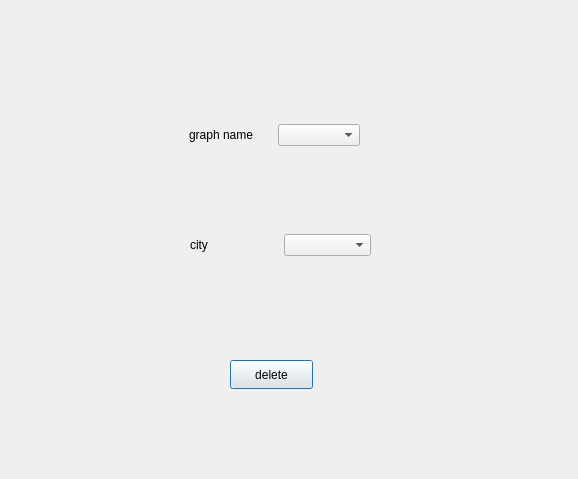
<?xml version="1.0" encoding="UTF-8"?>
<ui version="4.0">
 <class>removeCitypage</class>
 <widget class="QDialog" name="removeCitypage">
  <property name="geometry">
   <rect>
    <x>0</x>
    <y>0</y>
    <width>578</width>
    <height>479</height>
   </rect>
  </property>
  <property name="windowTitle">
   <string>Dialog</string>
  </property>
  <widget class="QPushButton" name="pushButton">
   <property name="geometry">
    <rect>
     <x>230</x>
     <y>360</y>
     <width>83</width>
     <height>29</height>
    </rect>
   </property>
   <property name="text">
    <string>delete</string>
   </property>
  </widget>
  <widget class="QWidget" name="">
   <property name="geometry">
    <rect>
     <x>189</x>
     <y>120</y>
     <width>171</width>
     <height>30</height>
    </rect>
   </property>
   <layout class="QHBoxLayout" name="horizontalLayout">
    <item>
     <widget class="QLabel" name="label">
      <property name="text">
       <string>graph name</string>
      </property>
     </widget>
    </item>
    <item>
     <widget class="QComboBox" name="comboBox"/>
    </item>
   </layout>
  </widget>
  <widget class="QWidget" name="">
   <property name="geometry">
    <rect>
     <x>190</x>
     <y>230</y>
     <width>181</width>
     <height>30</height>
    </rect>
   </property>
   <layout class="QHBoxLayout" name="horizontalLayout_2">
    <item>
     <widget class="QLabel" name="label_2">
      <property name="text">
       <string>city</string>
      </property>
     </widget>
    </item>
    <item>
     <widget class="QComboBox" name="comboBox_2"/>
    </item>
   </layout>
  </widget>
 </widget>
 <resources/>
 <connections/>
</ui>
